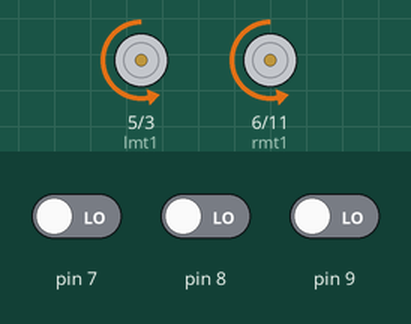
Simulated run of this sketch. Board: Arduino Uno, built with avr-gcc and run on an emulated ATmega328P. Shown: motor-driver pin pairs drawn as motors (green arrow = first pin HIGH = forward, orange = second pin HIGH = backward, longer = more drive). Inputs (shaded band) come from the test bench; at power-on: pin 9 LOW, pin 8 LOW, pin 7 LOW.

Above: at 1.3 s.
1.7 s: pin 9 driven HIGH
At 1.9 s:
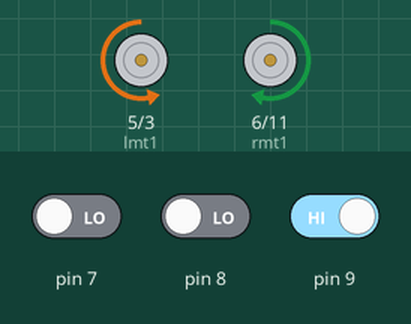
4.7 s: pin 8 driven HIGH
At 4.7 s:
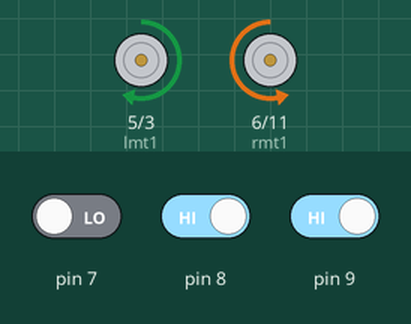
6.2 s: pin 7 driven HIGH
At 6.7 s:
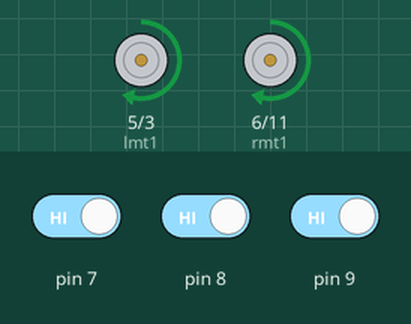
7.7 s: pin 7 driven LOW
At 8.9 s:
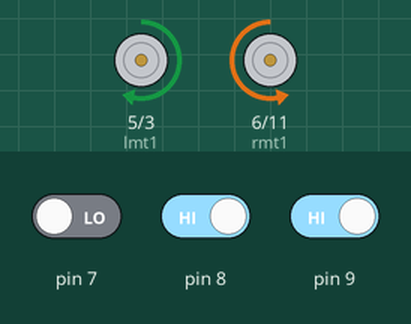
9.2 s: pin 8 driven LOW
At 9.3 s:
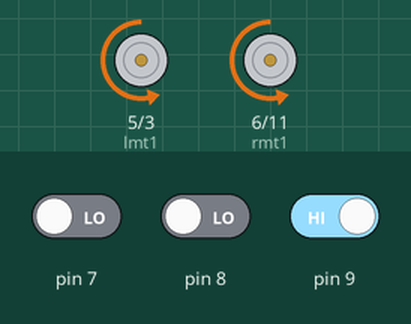
Timing chart, 0 to 13.2 s (numbered marks = the images above; inputs shaded):
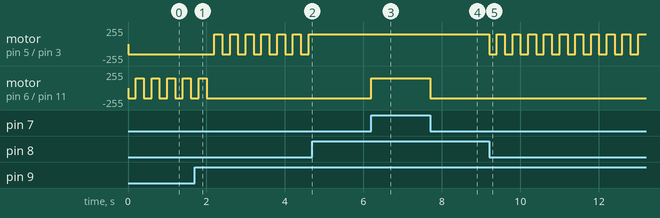

The sketch:

_pit_avoider.ino
```cpp
int ls;
int cs;
int rs;
int lmt1 = 5;
int lmt2 = 3;
int rmt1 = 6;
int rmt2 = 11;
void setup() {
  pinMode(7, INPUT);
  pinMode(8, INPUT);
  pinMode(9, INPUT);
  pinMode(lmt1, OUTPUT);
  pinMode(lmt2, OUTPUT);
  pinMode(rmt1, OUTPUT);
  pinMode(rmt2, OUTPUT);
}

void loop() {
  ls = digitalRead(7);
  cs = digitalRead(8);
  rs = digitalRead(9);
  if (ls == HIGH && cs == HIGH && rs == HIGH)
  {
    forward();
  }
  else if (ls == HIGH && cs == LOW && rs == HIGH)
  {
    reverse();
    delay(200);
    left();
    delay(200);
  }
  else if (ls == LOW && cs == HIGH && rs == HIGH)
  {
    right();
  }
  else if (ls == HIGH && cs == HIGH && rs == LOW)
  {
    left();
  }
  else if (ls == LOW && cs == HIGH && rs == LOW)
  {
    reverse();
    delay(200);
    left();
    delay(200);
  }
  else if (ls == LOW && cs == LOW && rs == HIGH)
  {
    reverse();
    delay(200);
    right();
    delay(200);
  }
  else if (ls == HIGH && cs == LOW && rs == LOW)
  {
    reverse();
    delay(200);
    left();
    delay(200);
  }
  else if (ls == LOW && cs == LOW && rs == LOW)
  {
    reverse();
    delay(200);
    left();
    delay(200);
  }

}
void forward()
{
  analogWrite(lmt1, 150);
  analogWrite(lmt2, LOW);
  analogWrite(rmt1, 150);
  analogWrite(rmt2, LOW);
}
void reverse()
{
  analogWrite(lmt1, LOW);
  analogWrite(lmt2, 150);
  analogWrite(rmt1, LOW);
  analogWrite(rmt2, 150);
}
void left()
{
  analogWrite(lmt1, LOW);
  analogWrite(lmt2, 150);
  analogWrite(rmt1, 150);
  analogWrite(rmt2, LOW);
}
void right()
{
  analogWrite(lmt1, 150);
  analogWrite(lmt2, LOW);
  analogWrite(rmt1, LOW);
  analogWrite(rmt2, 150);
}
void stp()
{
  analogWrite(lmt1, LOW);
  analogWrite(lmt2, LOW);
  analogWrite(rmt1, LOW);
  analogWrite(rmt2, LOW);
}
void stpleft()
{
  analogWrite(lmt1, LOW);
  analogWrite(lmt2, LOW);
  analogWrite(rmt1, 150);
  analogWrite(rmt2, LOW);
}
void stpright()
{
  analogWrite(lmt1, 150);
  analogWrite(lmt2, LOW);
  analogWrite(rmt1, LOW);
  analogWrite(rmt2, LOW);
}
```

Measured:
- after the input at 1.7 s, motor on pin 5 (lmt1) / pin 3 (lmt2): alternates forward 150/255 for 0.20 s and backward 150/255 for 0.20 s, starting after 0.50 s; motor on pin 6 (rmt1) / pin 11 (rmt2): goes on until 2.0 s, then stays backward 150/255
- after the input at 4.7 s, motor on pin 5 (lmt1) / pin 3 (lmt2): stops changing and stays forward 150/255
- after the input at 6.2 s, motor on pin 6 (rmt1) / pin 11 (rmt2): backward 150/255 → forward 150/255 at once
- after the input at 7.7 s, motor on pin 6 (rmt1) / pin 11 (rmt2): forward 150/255 → backward 150/255 at once
- after the input at 9.2 s, motor on pin 5 (lmt1) / pin 3 (lmt2): alternates forward 150/255 for 0.20 s and backward 150/255 for 0.20 s, starting at once
- by itself, motor on pin 6 (rmt1) / pin 11 (rmt2): alternates forward 150/255 for 0.20 s and backward 150/255 for 0.20 s
